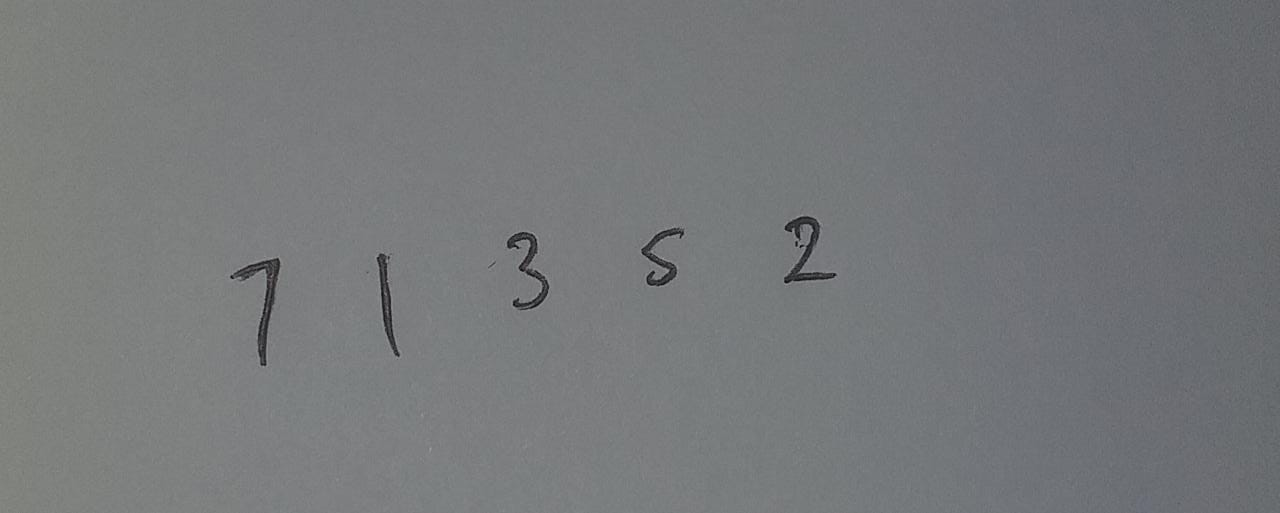
#> input picture My Handwriting 1.jpeg, 1280 x 513 px, found by its file name
$ jupyter execute --allow-errors The_Code.ipynb   (shell and % lines are left out)
#> lines starting #> are read from the running program, lines starting #| are printed output that depends on the picture; after the words box and inside, x2 and y2 are one past the last pixel; in counts of white or black regions, pixels touching at a corner belong together
[cell 1]
import cv2 as cv
from google.colab import drive
from google.colab.patches import cv2_imshow

[cell 2]
import tensorflow as tf
import numpy as np
#> (the rest of this cell did not finish here and is left out)

#> (a cell that did not finish here is left out)

#> (a cell that did not finish here is left out)

#> (a cell that did not finish here is left out)

#> (a cell that did not finish here is left out)

#> (a cell that did not finish here is left out)

#> (a cell that did not finish here is left out)

[cell 9]
from sklearn.metrics import classification_report
#> (the rest of this cell did not finish here and is left out)

#> (a cell that did not finish here is left out)

#> (a cell that did not finish here is left out)

[cell 12]
drive.mount("/content/gdrive")

[cell 13]
img = cv.imread("/content/gdrive/MyDrive/Hand Writing Photo/My Handwriting 1.jpeg")
#> img is the input picture: shape (513, 1280, 3); mean B, G, R 121.8, 119.9, 117.8

[cell 14]
cv2_imshow(img)

[cell 15]
img_gray = cv.cvtColor(img, cv.COLOR_BGR2GRAY)
img_blur = cv.GaussianBlur(img_gray,(7,7),0)

[cell 16]
cv2_imshow(img_blur)

[cell 17]
img_bin = cv.adaptiveThreshold(img_blur, 255,cv.ADAPTIVE_THRESH_MEAN_C, cv.THRESH_BINARY_INV, 21, 10)
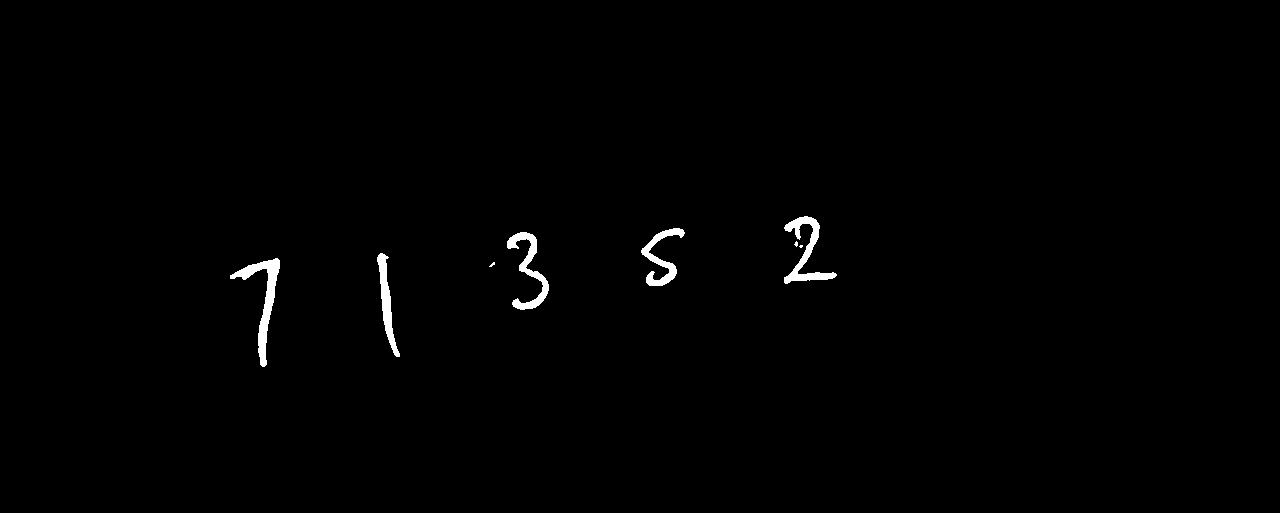
#> img_bin: shape (513, 1280); 0.75% white; 8 white regions (3 under 20 px), largest, box (x1, y1, x2, y2) and area: (230, 258, 280, 367) 1264, (784, 216, 837, 284) 1036, (507, 232, 549, 310) 973, (641, 228, 685, 286) 809, (377, 253, 400, 357) 808

[cell 18]
cv2_imshow(img_bin)

[cell 19]
se=cv.getStructuringElement(cv.MORPH_RECT , (3,3))
img_open = cv.morphologyEx(img_bin, cv.MORPH_OPEN, se)
#> img_open: shape (513, 1280); 0.74% white; 6 white regions (1 under 20 px)

[cell 20]
cv2_imshow(img_open)

[cell 21]
contours, _ = cv.findContours(img_open.copy(), cv.RETR_TREE, cv.CHAIN_APPROX_SIMPLE)
#> contours = 6 contours, 1 with area under 20; largest, box (x1, y1, x2, y2) and area: (230, 258, 280, 367) 1116, (784, 216, 836, 284) 882, (507, 232, 549, 310) 834, (377, 253, 400, 357) 699, (641, 228, 684, 286) 692

[cell 22]
img_contours_container = img.copy()
cv2_imshow(cv.drawContours(img_contours_container, contours, -1, (0,255,0), 3))
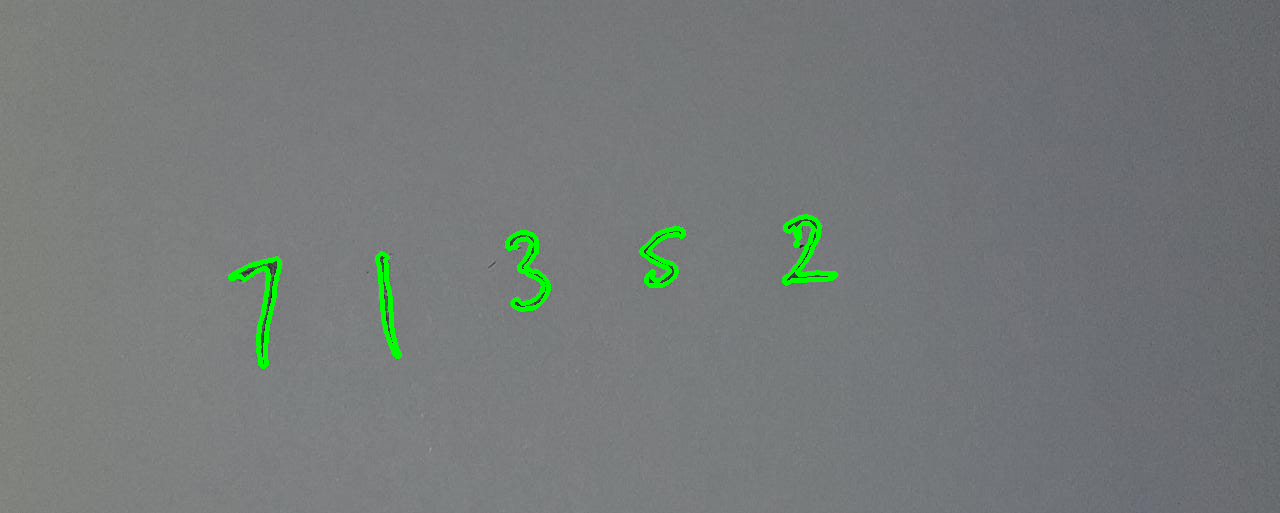
#> shown: shape (513, 1280, 3); mean B, G, R 120.9, 121.6, 116.9

[cell 23]
cv2_imshow(img_contours_container)

[cell 24]
# x,y,w,h = cv.boundingRect(contours)
idx =0
pos_infos = []
for cnt in contours:
    idx += 1
    x,y,w,h = cv.boundingRect(cnt)
    if w * h >= 500:
      print("euy")
      roi=~img_open[y:y+h,x:x+w].copy()
      pos_infos.append([x, y, w, h])
      cv.imwrite( "content/gdrive/MyDrive/Hand Writing Photo/bounding_" + str(idx) + '.jpg', roi)
#> this loop made 6 passes
#> (x, y, w, h) on passes 1, 2, 4, 5, 6: (230, 258, 50, 109), (377, 253, 23, 104), (507, 232, 42, 78), (641, 228, 43, 58), (784, 216, 52, 68)
#> (cnt, x, y, w, h) on pass 3: ([[795, 242], [795, 245], [797, 245], [797, 242]], 795, 242, 3, 4)
#| euy
#| euy
#| euy
#| euy
#| euy
#> pass 1, `roi=~img_open[y:y+h,x:x+w].copy()`:
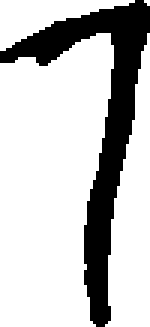
#> roi: shape (109, 50) (shown 3 times larger); 76.8% white; 1 black region, box (x1, y1, x2, y2) and area: (0, 0, 50, 109) 1264
#> pass 2, `roi=~img_open[y:y+h,x:x+w].copy()`:
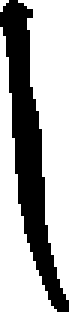
#> roi: shape (104, 23) (shown 3 times larger); 66.3% white; 1 black region, box (x1, y1, x2, y2) and area: (0, 0, 23, 104) 807
#> after the loop, idx = 6; pos_infos = [[230, 258, 50, 109], [377, 253, 23, 104], [507, 232, 42, 78], [641, 228, 43, 58], [784, 216, 52, 68]]
print(pos_infos)
#| [[230, 258, 50, 109], [377, 253, 23, 104], [507, 232, 42, 78], [641, 228, 43, 58], [784, 216, 52, 68]]

[cell 25]
ws = []
hs = []
for i in pos_infos:
  ws.append(i[2])
  hs.append(i[3])
#> this loop made 5 passes
#> after the loop, hs = [109, 104, 78, 58, 68]; ws = [50, 23, 42, 43, 52]


max_w, max_h = np.max(ws), np.max(hs)
#> max_w = 52; max_h = 109
x_offset = 20
y_offset = 20
process_images = []
rects = []
for x, y, w, h in pos_infos:
    center_x = x + w//2
    center_y = y + h//2
    topleft_x = center_x - max_w//2 - x_offset
    topleft_y = center_y - max_h//2 - y_offset
    bottomright_x = topleft_x + max_w + x_offset + x_offset
    bottomright_y = topleft_y + max_h + y_offset + y_offset
    process_images.append(cv.resize(img_open[topleft_y:bottomright_y,topleft_x:bottomright_x].copy(), (28,28)))
    rects.append([topleft_x, topleft_y, bottomright_x, bottomright_y])
#> this loop made 5 passes
#> (x, y, w, h, center_x, center_y, topleft_x, topleft_y) on passes 1 to 5: (230, 258, 50, 109, 255, 312, 209, 238), (377, 253, 23, 104, 388, 305, 342, 231), (507, 232, 42, 78, 528, 271, 482, 197), (641, 228, 43, 58, 662, 257, 616, 183), (784, 216, 52, 68, 810, 250, 764, 176)
#> after the loop, process_images = 5 items; rects = [[209, 238, 301, 387], [342, 231, 434, 380], [482, 197, 574, 346], [616, 183, 708, 332], [764, 176, 856, 325]]

process_images = np.array(process_images)

#> (a cell that did not finish here is left out)

#> (a cell that did not finish here is left out)

[cell 28]
cv2_imshow(process_images[0])
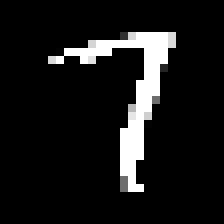
#> shown: shape (28, 28) (shown 8 times larger); min 0, max 255, mean 23.5

[cell 29]
print(rects)
#| [[209, 238, 301, 387], [342, 231, 434, 380], [482, 197, 574, 346], [616, 183, 708, 332], [764, 176, 856, 325]]

[cell 30]
font = cv.FONT_HERSHEY_SIMPLEX
#> font = 0
fontScale = 1
color = (255, 0, 0)
thickness = 2

result = img.copy()
#> (the rest of this cell did not finish here and is left out)
